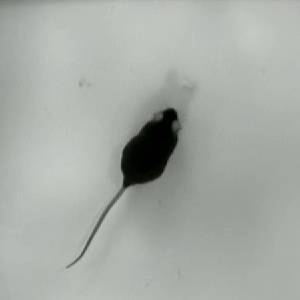
//> input picture machineLearning/classifier/cpp/img.jpg, 300 x 300 px
$ ./visu_hog   (built with g++ and OpenCV 4)
//> lines starting //> are read from the running program, lines starting //| are printed output that depends on the picture
// Bibliotecas Padrao
#include <iostream>
#include <vector>
#include <string>

// OpenCV
#include <opencv2/core.hpp>
#include <opencv2/imgproc.hpp>
#include <opencv2/highgui.hpp>
#include "opencv2/objdetect.hpp"

using namespace std;
using namespace cv;

Mat get_hogdescriptor_visu(const Mat& color_origImg, vector<float>& descriptorValues, const Size & size )
{
    const int DIMX = size.width;
    const int DIMY = size.height;
    float zoomFac = 1;
    Mat visu;
    resize(color_origImg, visu, Size( (int)(color_origImg.cols*zoomFac), (int)(color_origImg.rows*zoomFac) ) );

    int cellSize        = 20;
    int gradientBinSize = 9;
    float radRangeForOneBin = (float)(CV_PI/(float)gradientBinSize); // dividing 180 into 9 bins, how large (in rad) is one bin?

    // prepare data structure: 9 orientation / gradient strenghts for each cell
    int cells_in_x_dir = DIMX / cellSize;
    int cells_in_y_dir = DIMY / cellSize;
    float*** gradientStrengths = new float**[cells_in_y_dir];
    int** cellUpdateCounter   = new int*[cells_in_y_dir];
    for (int y=0; y<cells_in_y_dir; y++)
    {
        gradientStrengths[y] = new float*[cells_in_x_dir];
        cellUpdateCounter[y] = new int[cells_in_x_dir];
        for (int x=0; x<cells_in_x_dir; x++)
        {
            gradientStrengths[y][x] = new float[gradientBinSize];
            cellUpdateCounter[y][x] = 0;

            for (int bin=0; bin<gradientBinSize; bin++)
                gradientStrengths[y][x][bin] = 0.0;
        }
    }

    // nr of blocks = nr of cells - 1
    // since there is a new block on each cell (overlapping blocks!) but the last one
    int blocks_in_x_dir = cells_in_x_dir - 1;
    int blocks_in_y_dir = cells_in_y_dir - 1;

    // compute gradient strengths per cell
    int descriptorDataIdx = 0;
    int cellx = 0;
    int celly = 0;

    for (int blockx=0; blockx<blocks_in_x_dir; blockx++)
    {
        for (int blocky=0; blocky<blocks_in_y_dir; blocky++)
        {
            // 4 cells per block ...
            for (int cellNr=0; cellNr<4; cellNr++)
            {
                // compute corresponding cell nr
                cellx = blockx;
                celly = blocky;
                if (cellNr==1) celly++;
                if (cellNr==2) cellx++;
                if (cellNr==3)
                {
                    cellx++;
                    celly++;
                }

                for (int bin=0; bin<gradientBinSize; bin++)
                {
                    float gradientStrength = descriptorValues[ descriptorDataIdx ];
                    descriptorDataIdx++;

                    gradientStrengths[celly][cellx][bin] += gradientStrength;

                } // for (all bins)


                // note: overlapping blocks lead to multiple updates of this sum!
                // we therefore keep track how often a cell was updated,
                // to compute average gradient strengths
                cellUpdateCounter[celly][cellx]++;

            } // for (all cells)


        } // for (all block x pos)
    } // for (all block y pos)


    // compute average gradient strengths
    for (celly=0; celly<cells_in_y_dir; celly++)
    {
        for (cellx=0; cellx<cells_in_x_dir; cellx++)
        {

            float NrUpdatesForThisCell = (float)cellUpdateCounter[celly][cellx];

            // compute average gradient strenghts for each gradient bin direction
            for (int bin=0; bin<gradientBinSize; bin++)
            {
                gradientStrengths[celly][cellx][bin] /= NrUpdatesForThisCell;
            }
        }
    }

    // draw cells
    for (celly=0; celly<cells_in_y_dir; celly++)
    {
        for (cellx=0; cellx<cells_in_x_dir; cellx++)
        {
            int drawX = cellx * cellSize;
            int drawY = celly * cellSize;

            int mx = drawX + cellSize/2;
            int my = drawY + cellSize/2;

            rectangle(visu, Point((int)(drawX*zoomFac), (int)(drawY*zoomFac)), Point((int)((drawX+cellSize)*zoomFac), (int)((drawY+cellSize)*zoomFac)), Scalar(100,100,100), 1);

            // draw in each cell all 9 gradient strengths
            for (int bin=0; bin<gradientBinSize; bin++)
            {
                float currentGradStrength = gradientStrengths[celly][cellx][bin];

                // no line to draw?
                if (currentGradStrength==0)
                    continue;

                float currRad = bin * radRangeForOneBin + radRangeForOneBin/2;

                float dirVecX = cos( currRad );
                float dirVecY = sin( currRad );
                float maxVecLen = (float)(cellSize/2.f);
                float scale = 2.5; // just a visualization scale, to see the lines better

                // compute line coordinates
                float x1 = mx - dirVecX * currentGradStrength * maxVecLen * scale;
                float y1 = my - dirVecY * currentGradStrength * maxVecLen * scale;
                float x2 = mx + dirVecX * currentGradStrength * maxVecLen * scale;
                float y2 = my + dirVecY * currentGradStrength * maxVecLen * scale;

                // draw gradient visualization
                line(visu, Point((int)(x1*zoomFac),(int)(y1*zoomFac)), Point((int)(x2*zoomFac),(int)(y2*zoomFac)), Scalar(0,255,0), 1);

            } // for (all bins)

        } // for (cellx)
    } // for (celly)


    // don't forget to free memory allocated by helper data structures!
    for (int y=0; y<cells_in_y_dir; y++)
    {
        for (int x=0; x<cells_in_x_dir; x++)
        {
            delete[] gradientStrengths[y][x];
        }
        delete[] gradientStrengths[y];
        delete[] cellUpdateCounter[y];
    }
    delete[] gradientStrengths;
    delete[] cellUpdateCounter;

    return visu;

} // get_hogdescriptor_visu

HOGDescriptor hog(
    Size(300,300), //winSize, tamanho das imagens
    Size(40,40), //blocksize, lida com variacoes de iluminacao (2 x cellSize - normalmente)
    Size(20,20), //blockStride, controla o grau de normalização do contraste (0.5 x blockSize)
    Size(20,20), //cellSize, tamanho da descritor que é escolhido com base na escala dos recursos importantes para fazer a classificação
             9, //nbins
              1, //derivAper
             -1, //winSigma
              0, //histogramNormType
            0.2, //L2HysThresh
              1,//gammal correction
              64,//nlevels=64
              0//Use signed gradients
);

//Cria os descritores HOG das imagens
void createHOG(vector<float> &HOG, Mat &image){

    cvtColor( image, image, CV_BGR2GRAY );
    //elimina ruidos pelo metodo gaussiano
    GaussianBlur(image, image, Size(3,3), 0, 0, BORDER_DEFAULT );

    hog.compute(image, HOG);
}

int main(){

    cout << "******VIZUALIZAÇÂO DO DESCRITOR HOG******\n";

    Mat img = imread("img.jpg");
//> img is the input picture: 300 rows x 300 cols, CV_8UC3; mean B, G, R 165.6, 171.4, 166.5

    vector<float> HOG;
    createHOG(HOG, img);
//> in createHOG, `hog.compute(image, HOG);`: HOG = 7056 values, max 0.61 at index 1900, min 0 at index 5, mean 0.128

    cout << "Tamanho do descritor: " << HOG.size() << endl;
//| Tamanho do descritor: 7056

    Mat visu = get_hogdescriptor_visu( img, HOG, Size(300, 300) );
//> in get_hogdescriptor_visu, `const int DIMX = size.width;`: DIMX = 300
//> in get_hogdescriptor_visu, `int cells_in_x_dir = DIMX / cellSize;`: cells_in_x_dir = 15
//> the loop in get_hogdescriptor_visu, `for (int y=0; y<cells_in_y_dir; y++)` made 15 passes
//> in get_hogdescriptor_visu, `int blocks_in_x_dir = cells_in_x_dir - 1;`: blocks_in_x_dir = 14
//> the loop in get_hogdescriptor_visu, `for (int blockx=0; blockx<blocks_in_x_dir; blockx++)` made 14 passes
//> descriptorDataIdx on passes 1 to 12: 504, 1008, 1512, 2016, 2520, 3024, 3528, 4032, 4536, 5040, 5544, 6048
//> after the loop in get_hogdescriptor_visu, `for (int blockx=0; blockx<blocks_in_x_dir; blockx++)`: descriptorDataIdx = 7056
//> the loop in get_hogdescriptor_visu, `for (celly=0; celly<cells_in_y_dir; celly++)` made 15 passes
//> after the loop in get_hogdescriptor_visu, `for (celly=0; celly<cells_in_y_dir; celly++)`:
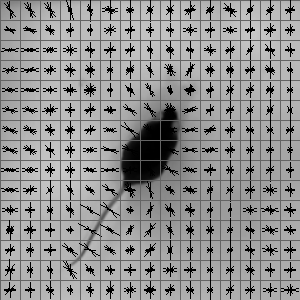
//> visu: 300 rows x 300 cols, CV_8UC1; min 0, max 199, mean 144.2

    imshow("Descritor HOG", visu);
    waitKey(0);

    return 0;
}
